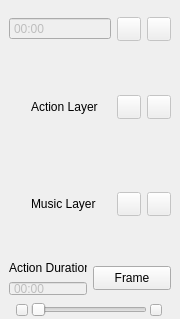
<?xml version="1.0" encoding="UTF-8"?>
<ui version="4.0">
 <class>ControlWidget</class>
 <widget class="QWidget" name="ControlWidget">
  <property name="geometry">
   <rect>
    <x>0</x>
    <y>0</y>
    <width>180</width>
    <height>319</height>
   </rect>
  </property>
  <property name="sizePolicy">
   <sizepolicy hsizetype="Fixed" vsizetype="Preferred">
    <horstretch>0</horstretch>
    <verstretch>0</verstretch>
   </sizepolicy>
  </property>
  <property name="minimumSize">
   <size>
    <width>180</width>
    <height>0</height>
   </size>
  </property>
  <property name="maximumSize">
   <size>
    <width>180</width>
    <height>16777215</height>
   </size>
  </property>
  <property name="windowTitle">
   <string>Form</string>
  </property>
  <layout class="QVBoxLayout" name="verticalLayout_3">
   <property name="spacing">
    <number>1</number>
   </property>
   <property name="leftMargin">
    <number>0</number>
   </property>
   <property name="topMargin">
    <number>0</number>
   </property>
   <property name="rightMargin">
    <number>0</number>
   </property>
   <property name="bottomMargin">
    <number>0</number>
   </property>
   <item>
    <widget class="QWidget" name="controlWidget" native="true">
     <property name="sizePolicy">
      <sizepolicy hsizetype="Preferred" vsizetype="Fixed">
       <horstretch>0</horstretch>
       <verstretch>0</verstretch>
      </sizepolicy>
     </property>
     <property name="minimumSize">
      <size>
       <width>180</width>
       <height>58</height>
      </size>
     </property>
     <property name="maximumSize">
      <size>
       <width>180</width>
       <height>58</height>
      </size>
     </property>
     <layout class="QHBoxLayout" name="horizontalLayout_3">
      <item>
       <widget class="QTimeEdit" name="timeEdit_2">
        <property name="enabled">
         <bool>false</bool>
        </property>
        <property name="buttonSymbols">
         <enum>QAbstractSpinBox::NoButtons</enum>
        </property>
        <property name="displayFormat">
         <string notr="true">mm:ss</string>
        </property>
       </widget>
      </item>
      <item>
       <widget class="QPushButton" name="stopAll">
        <property name="enabled">
         <bool>false</bool>
        </property>
        <property name="sizePolicy">
         <sizepolicy hsizetype="Fixed" vsizetype="Fixed">
          <horstretch>0</horstretch>
          <verstretch>0</verstretch>
         </sizepolicy>
        </property>
        <property name="minimumSize">
         <size>
          <width>24</width>
          <height>24</height>
         </size>
        </property>
        <property name="maximumSize">
         <size>
          <width>24</width>
          <height>24</height>
         </size>
        </property>
        <property name="iconSize">
         <size>
          <width>24</width>
          <height>24</height>
         </size>
        </property>
       </widget>
      </item>
      <item>
       <widget class="QPushButton" name="playAll">
        <property name="enabled">
         <bool>false</bool>
        </property>
        <property name="sizePolicy">
         <sizepolicy hsizetype="Fixed" vsizetype="Fixed">
          <horstretch>0</horstretch>
          <verstretch>0</verstretch>
         </sizepolicy>
        </property>
        <property name="minimumSize">
         <size>
          <width>24</width>
          <height>24</height>
         </size>
        </property>
        <property name="maximumSize">
         <size>
          <width>24</width>
          <height>24</height>
         </size>
        </property>
        <property name="iconSize">
         <size>
          <width>24</width>
          <height>24</height>
         </size>
        </property>
       </widget>
      </item>
     </layout>
    </widget>
   </item>
   <item>
    <widget class="QWidget" name="actionLayerWidget" native="true">
     <property name="sizePolicy">
      <sizepolicy hsizetype="Preferred" vsizetype="Fixed">
       <horstretch>0</horstretch>
       <verstretch>0</verstretch>
      </sizepolicy>
     </property>
     <property name="minimumSize">
      <size>
       <width>180</width>
       <height>96</height>
      </size>
     </property>
     <property name="maximumSize">
      <size>
       <width>180</width>
       <height>96</height>
      </size>
     </property>
     <layout class="QHBoxLayout" name="horizontalLayout_4">
      <item>
       <widget class="QLabel" name="label_5">
        <property name="minimumSize">
         <size>
          <width>16</width>
          <height>16</height>
         </size>
        </property>
        <property name="maximumSize">
         <size>
          <width>16</width>
          <height>16</height>
         </size>
        </property>
        <property name="pixmap">
         <pixmap resource="behavioredit.qrc">:/res/image/ic_time_sport.png</pixmap>
        </property>
       </widget>
      </item>
      <item>
       <widget class="QLabel" name="label_6">
        <property name="text">
         <string>Action Layer</string>
        </property>
       </widget>
      </item>
      <item>
       <widget class="QPushButton" name="stopAction">
        <property name="enabled">
         <bool>false</bool>
        </property>
        <property name="sizePolicy">
         <sizepolicy hsizetype="Fixed" vsizetype="Fixed">
          <horstretch>0</horstretch>
          <verstretch>0</verstretch>
         </sizepolicy>
        </property>
        <property name="minimumSize">
         <size>
          <width>24</width>
          <height>24</height>
         </size>
        </property>
        <property name="maximumSize">
         <size>
          <width>24</width>
          <height>24</height>
         </size>
        </property>
        <property name="iconSize">
         <size>
          <width>24</width>
          <height>24</height>
         </size>
        </property>
       </widget>
      </item>
      <item>
       <widget class="QPushButton" name="playAction">
        <property name="enabled">
         <bool>false</bool>
        </property>
        <property name="sizePolicy">
         <sizepolicy hsizetype="Fixed" vsizetype="Fixed">
          <horstretch>0</horstretch>
          <verstretch>0</verstretch>
         </sizepolicy>
        </property>
        <property name="minimumSize">
         <size>
          <width>24</width>
          <height>24</height>
         </size>
        </property>
        <property name="maximumSize">
         <size>
          <width>24</width>
          <height>24</height>
         </size>
        </property>
        <property name="iconSize">
         <size>
          <width>24</width>
          <height>24</height>
         </size>
        </property>
       </widget>
      </item>
     </layout>
    </widget>
   </item>
   <item>
    <widget class="QWidget" name="musicLayerWidget" native="true">
     <property name="sizePolicy">
      <sizepolicy hsizetype="Preferred" vsizetype="Fixed">
       <horstretch>0</horstretch>
       <verstretch>0</verstretch>
      </sizepolicy>
     </property>
     <property name="minimumSize">
      <size>
       <width>180</width>
       <height>96</height>
      </size>
     </property>
     <property name="maximumSize">
      <size>
       <width>180</width>
       <height>96</height>
      </size>
     </property>
     <layout class="QVBoxLayout" name="verticalLayout_4" stretch="1">
      <item>
       <layout class="QHBoxLayout" name="horizontalLayout_6">
        <item>
         <widget class="QLabel" name="label_7">
          <property name="minimumSize">
           <size>
            <width>16</width>
            <height>16</height>
           </size>
          </property>
          <property name="maximumSize">
           <size>
            <width>16</width>
            <height>16</height>
           </size>
          </property>
          <property name="pixmap">
           <pixmap resource="behavioredit.qrc">:/res/image/ic_time_music.png</pixmap>
          </property>
         </widget>
        </item>
        <item>
         <widget class="QLabel" name="label_8">
          <property name="text">
           <string>Music Layer</string>
          </property>
         </widget>
        </item>
        <item>
         <widget class="QPushButton" name="stopMusic">
          <property name="enabled">
           <bool>false</bool>
          </property>
          <property name="sizePolicy">
           <sizepolicy hsizetype="Fixed" vsizetype="Fixed">
            <horstretch>0</horstretch>
            <verstretch>0</verstretch>
           </sizepolicy>
          </property>
          <property name="minimumSize">
           <size>
            <width>24</width>
            <height>24</height>
           </size>
          </property>
          <property name="maximumSize">
           <size>
            <width>24</width>
            <height>24</height>
           </size>
          </property>
          <property name="iconSize">
           <size>
            <width>24</width>
            <height>24</height>
           </size>
          </property>
         </widget>
        </item>
        <item>
         <widget class="QPushButton" name="playMusic">
          <property name="enabled">
           <bool>false</bool>
          </property>
          <property name="sizePolicy">
           <sizepolicy hsizetype="Fixed" vsizetype="Fixed">
            <horstretch>0</horstretch>
            <verstretch>0</verstretch>
           </sizepolicy>
          </property>
          <property name="minimumSize">
           <size>
            <width>24</width>
            <height>24</height>
           </size>
          </property>
          <property name="maximumSize">
           <size>
            <width>24</width>
            <height>24</height>
           </size>
          </property>
          <property name="iconSize">
           <size>
            <width>24</width>
            <height>24</height>
           </size>
          </property>
         </widget>
        </item>
       </layout>
      </item>
     </layout>
    </widget>
   </item>
   <item>
    <widget class="QWidget" name="frameControlWidget" native="true">
     <property name="minimumSize">
      <size>
       <width>180</width>
       <height>66</height>
      </size>
     </property>
     <property name="maximumSize">
      <size>
       <width>180</width>
       <height>66</height>
      </size>
     </property>
     <layout class="QVBoxLayout" name="verticalLayout_2">
      <property name="topMargin">
       <number>8</number>
      </property>
      <property name="bottomMargin">
       <number>1</number>
      </property>
      <item>
       <layout class="QHBoxLayout" name="horizontalLayout_2">
        <item>
         <layout class="QVBoxLayout" name="verticalLayout">
          <item>
           <widget class="QLabel" name="durationLbl">
            <property name="text">
             <string>Action Duration</string>
            </property>
           </widget>
          </item>
          <item>
           <widget class="QTimeEdit" name="totalTime">
            <property name="enabled">
             <bool>false</bool>
            </property>
            <property name="buttonSymbols">
             <enum>QAbstractSpinBox::NoButtons</enum>
            </property>
            <property name="displayFormat">
             <string notr="true">mm:ss</string>
            </property>
           </widget>
          </item>
         </layout>
        </item>
        <item>
         <widget class="QPushButton" name="frameRateSettingBtn">
          <property name="sizePolicy">
           <sizepolicy hsizetype="Fixed" vsizetype="Fixed">
            <horstretch>0</horstretch>
            <verstretch>0</verstretch>
           </sizepolicy>
          </property>
          <property name="minimumSize">
           <size>
            <width>78</width>
            <height>24</height>
           </size>
          </property>
          <property name="maximumSize">
           <size>
            <width>78</width>
            <height>24</height>
           </size>
          </property>
          <property name="text">
           <string>Frame</string>
          </property>
          <property name="icon">
           <iconset resource="behavioredit.qrc">
            <normaloff>:/res/image/ic_time_set.png</normaloff>:/res/image/ic_time_set.png</iconset>
          </property>
          <property name="iconSize">
           <size>
            <width>14</width>
            <height>14</height>
           </size>
          </property>
         </widget>
        </item>
       </layout>
      </item>
      <item>
       <widget class="QWidget" name="scaleWidget" native="true">
        <property name="minimumSize">
         <size>
          <width>0</width>
          <height>16</height>
         </size>
        </property>
        <property name="maximumSize">
         <size>
          <width>16777215</width>
          <height>16</height>
         </size>
        </property>
        <layout class="QHBoxLayout" name="horizontalLayout">
         <property name="spacing">
          <number>2</number>
         </property>
         <property name="leftMargin">
          <number>6</number>
         </property>
         <property name="topMargin">
          <number>1</number>
         </property>
         <property name="rightMargin">
          <number>6</number>
         </property>
         <property name="bottomMargin">
          <number>1</number>
         </property>
         <item>
          <widget class="QPushButton" name="scaleDownBtn">
           <property name="sizePolicy">
            <sizepolicy hsizetype="Fixed" vsizetype="Fixed">
             <horstretch>0</horstretch>
             <verstretch>0</verstretch>
            </sizepolicy>
           </property>
           <property name="minimumSize">
            <size>
             <width>12</width>
             <height>12</height>
            </size>
           </property>
           <property name="maximumSize">
            <size>
             <width>12</width>
             <height>12</height>
            </size>
           </property>
           <property name="text">
            <string/>
           </property>
           <property name="icon">
            <iconset resource="behavioredit.qrc">
             <normaloff>:/res/image/ic_time_silde_subtract.png</normaloff>:/res/image/ic_time_silde_subtract.png</iconset>
           </property>
           <property name="iconSize">
            <size>
             <width>12</width>
             <height>12</height>
            </size>
           </property>
          </widget>
         </item>
         <item>
          <widget class="QSlider" name="scaleSlider">
           <property name="minimumSize">
            <size>
             <width>116</width>
             <height>14</height>
            </size>
           </property>
           <property name="maximumSize">
            <size>
             <width>116</width>
             <height>14</height>
            </size>
           </property>
           <property name="orientation">
            <enum>Qt::Horizontal</enum>
           </property>
          </widget>
         </item>
         <item>
          <widget class="QPushButton" name="scaleUpBtn">
           <property name="sizePolicy">
            <sizepolicy hsizetype="Fixed" vsizetype="Fixed">
             <horstretch>0</horstretch>
             <verstretch>0</verstretch>
            </sizepolicy>
           </property>
           <property name="minimumSize">
            <size>
             <width>12</width>
             <height>12</height>
            </size>
           </property>
           <property name="maximumSize">
            <size>
             <width>12</width>
             <height>12</height>
            </size>
           </property>
           <property name="text">
            <string/>
           </property>
           <property name="icon">
            <iconset resource="behavioredit.qrc">
             <normaloff>:/res/image/ic_time_silde_plus.png</normaloff>:/res/image/ic_time_silde_plus.png</iconset>
           </property>
           <property name="iconSize">
            <size>
             <width>12</width>
             <height>12</height>
            </size>
           </property>
          </widget>
         </item>
        </layout>
       </widget>
      </item>
     </layout>
    </widget>
   </item>
  </layout>
 </widget>
 <resources>
  <include location="behavioredit.qrc"/>
 </resources>
 <connections/>
</ui>
